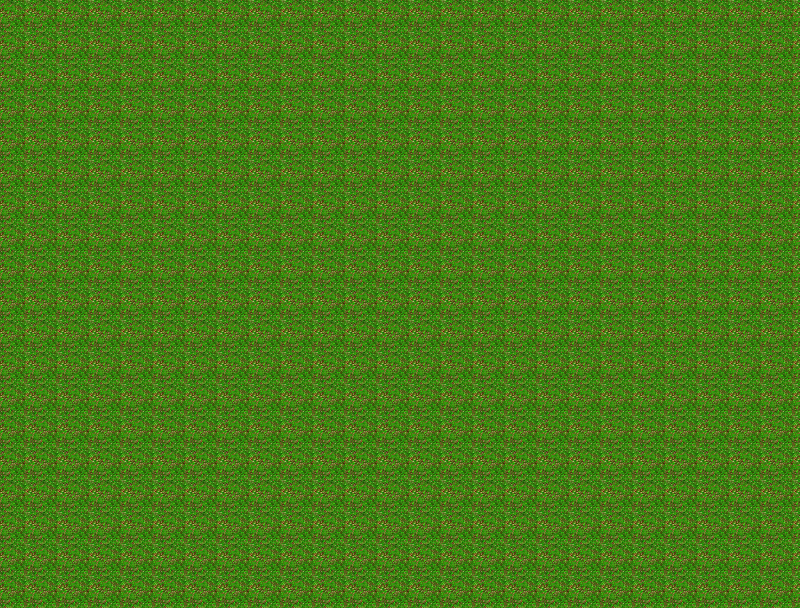

The image is a tile-based game level rendered from a .tmx file. Its description and complete source (layers, tilesets, objects, tile grids) follow:
An orthogonal 25x19 tile map with 32x32 px tiles, 1 tile layer (Слой тайлов 1) and 2 objects.

<map version="1.10" tiledversion="1.10.1" orientation="orthogonal" renderorder="right-down" width="25" height="19" tilewidth="32" tileheight="32" infinite="0" nextlayerid="3" nextobjectid="3">
 <tileset firstgid="1" name="dirty_grass" tilewidth="32" tileheight="32" tilecount="1" columns="1">
  <image source="covering/dirty_grass.png" width="32" height="32" />
 </tileset>
 <layer id="1" name="Слой тайлов 1" width="25" height="19">
  <data encoding="csv">
1,1,1,1,1,1,1,1,1,1,1,1,1,1,1,1,1,1,1,1,1,1,1,1,1,
1,1,1,1,1,1,1,1,1,1,1,1,1,1,1,1,1,1,1,1,1,1,1,1,1,
1,1,1,1,1,1,1,1,1,1,1,1,1,1,1,1,1,1,1,1,1,1,1,1,1,
1,1,1,1,1,1,1,1,1,1,1,1,1,1,1,1,1,1,1,1,1,1,1,1,1,
1,1,1,1,1,1,1,1,1,1,1,1,1,1,1,1,1,1,1,1,1,1,1,1,1,
1,1,1,1,1,1,1,1,1,1,1,1,1,1,1,1,1,1,1,1,1,1,1,1,1,
1,1,1,1,1,1,1,1,1,1,1,1,1,1,1,1,1,1,1,1,1,1,1,1,1,
1,1,1,1,1,1,1,1,1,1,1,1,1,1,1,1,1,1,1,1,1,1,1,1,1,
1,1,1,1,1,1,1,1,1,1,1,1,1,1,1,1,1,1,1,1,1,1,1,1,1,
1,1,1,1,1,1,1,1,1,1,1,1,1,1,1,1,1,1,1,1,1,1,1,1,1,
1,1,1,1,1,1,1,1,1,1,1,1,1,1,1,1,1,1,1,1,1,1,1,1,1,
1,1,1,1,1,1,1,1,1,1,1,1,1,1,1,1,1,1,1,1,1,1,1,1,1,
1,1,1,1,1,1,1,1,1,1,1,1,1,1,1,1,1,1,1,1,1,1,1,1,1,
1,1,1,1,1,1,1,1,1,1,1,1,1,1,1,1,1,1,1,1,1,1,1,1,1,
1,1,1,1,1,1,1,1,1,1,1,1,1,1,1,1,1,1,1,1,1,1,1,1,1,
1,1,1,1,1,1,1,1,1,1,1,1,1,1,1,1,1,1,1,1,1,1,1,1,1,
1,1,1,1,1,1,1,1,1,1,1,1,1,1,1,1,1,1,1,1,1,1,1,1,1,
1,1,1,1,1,1,1,1,1,1,1,1,1,1,1,1,1,1,1,1,1,1,1,1,1,
1,1,1,1,1,1,1,1,1,1,1,1,1,1,1,1,1,1,1,1,1,1,1,1,1
</data>
 </layer>
 <objectgroup id="2" name="Слой объектов 1">
  <object id="1" x="68" y="70" width="32" height="31">
   <properties>
    <property name="name" value="player1Start" />
   </properties>
  </object>
  <object id="2" x="671" y="478.5" width="32" height="31">
   <properties>
    <property name="name" value="player2Start" />
   </properties>
  </object>
 </objectgroup>
</map>